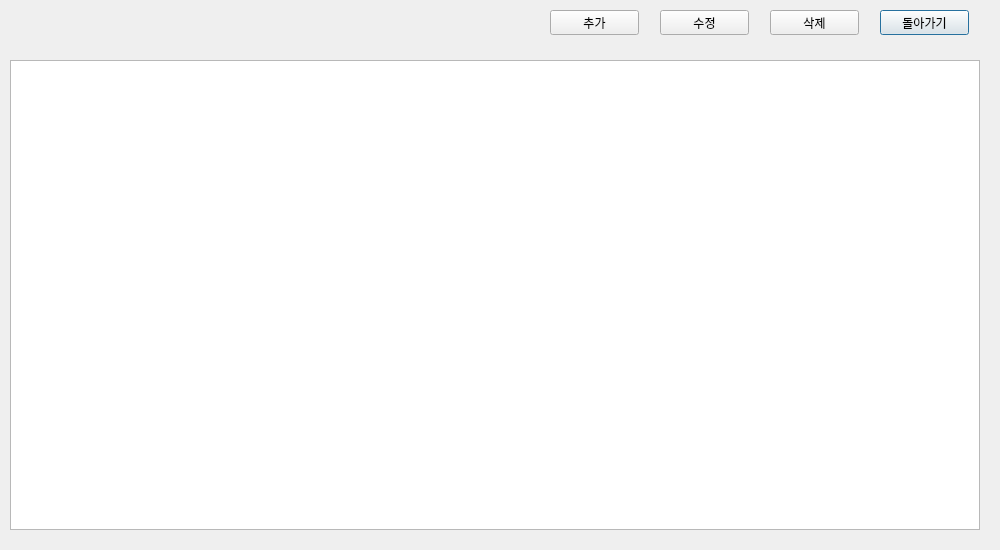
<?xml version="1.0" encoding="UTF-8"?>
<ui version="4.0">
 <class>beach</class>
 <widget class="QDialog" name="beach">
  <property name="geometry">
   <rect>
    <x>0</x>
    <y>0</y>
    <width>1000</width>
    <height>550</height>
   </rect>
  </property>
  <property name="windowTitle">
   <string>Dialog</string>
  </property>
  <widget class="QTableWidget" name="list">
   <property name="geometry">
    <rect>
     <x>10</x>
     <y>60</y>
     <width>970</width>
     <height>470</height>
    </rect>
   </property>
   <attribute name="horizontalHeaderDefaultSectionSize">
    <number>200</number>
   </attribute>
   <attribute name="horizontalHeaderStretchLastSection">
    <bool>true</bool>
   </attribute>
   <attribute name="verticalHeaderVisible">
    <bool>false</bool>
   </attribute>
  </widget>
  <widget class="QPushButton" name="exit_btn">
   <property name="geometry">
    <rect>
     <x>880</x>
     <y>10</y>
     <width>89</width>
     <height>25</height>
    </rect>
   </property>
   <property name="text">
    <string>돌아가기</string>
   </property>
  </widget>
  <widget class="QPushButton" name="del_btn">
   <property name="geometry">
    <rect>
     <x>770</x>
     <y>10</y>
     <width>89</width>
     <height>25</height>
    </rect>
   </property>
   <property name="text">
    <string>삭제</string>
   </property>
  </widget>
  <widget class="QPushButton" name="edit_btn">
   <property name="geometry">
    <rect>
     <x>660</x>
     <y>10</y>
     <width>89</width>
     <height>25</height>
    </rect>
   </property>
   <property name="text">
    <string>수정</string>
   </property>
  </widget>
  <widget class="QPushButton" name="add_btn">
   <property name="geometry">
    <rect>
     <x>550</x>
     <y>10</y>
     <width>89</width>
     <height>25</height>
    </rect>
   </property>
   <property name="text">
    <string>추가</string>
   </property>
  </widget>
 </widget>
 <resources/>
 <connections/>
</ui>
